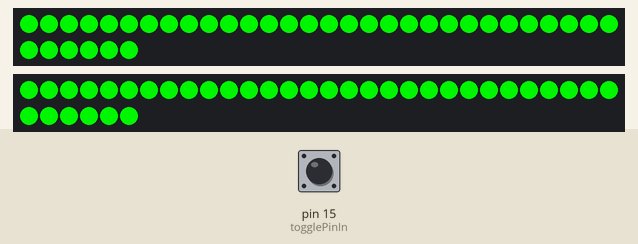
The sketch below on a simulated Arduino Uno, built with avr-gcc and run on an emulated ATmega328P. Shown: 2 × 36 RGB LEDs in strip order, left to right, continuing on the next row. The inputs (shaded band) are chosen by the test bench; at power-on: pin 15 (togglePinIn) HIGH. The strip is taken to match the declared colour order.

Above: at 1.2 s.
1.3 s: pin 15 (togglePinIn) driven LOW
At 1.61 s:
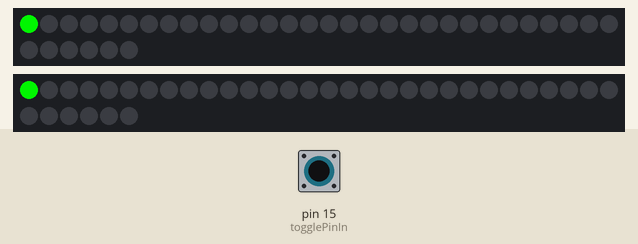
3.4 s: pin 15 (togglePinIn) pulsed HIGH 5 times (0.12 s each, 0.3 s apart)
At 5.8 s:
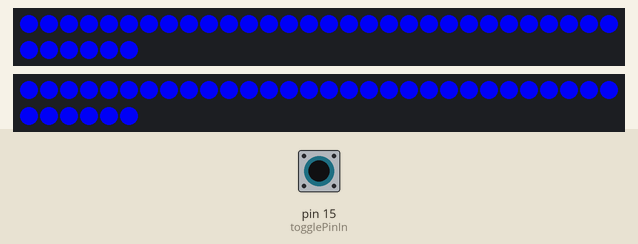
6.4 s: pin 15 (togglePinIn) pulsed HIGH 2 times (0.12 s each, 0.3 s apart)
At 7.5 s:
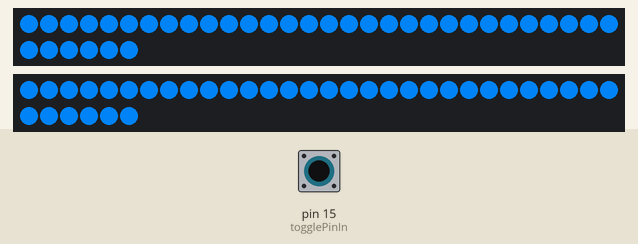
Timing chart, 0 to 9.4 s (numbered marks = the images above; inputs shaded):
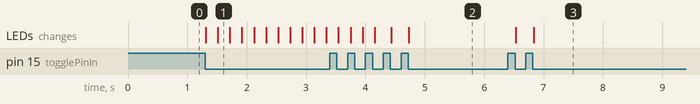

The sketch:

LED_project.ino
```cpp
#include <Adafruit_NeoPixel.h>

#define neoPinLeft 16
#define neoPinRight 17
#define togglePinIn 15

int brightness = 225;
//36
int leftMax = 36;
int rightMax = 36;
//bool toggle = false;
//toggle settings

int previous;
long time = 0;
long debounce = 200;
int currentColor = 1;
int numberOfColors = 4;
int maxEffects = 2;

int groupOne[3] = {0,leftMax, 'L'};
int groupTwo[3] = {0,rightMax, 'R'};


Adafruit_NeoPixel stripLeft = Adafruit_NeoPixel(leftMax, neoPinLeft, NEO_RGB);
Adafruit_NeoPixel stripRight = Adafruit_NeoPixel(rightMax, neoPinRight, NEO_RGB);
uint32_t red = stripLeft.Color(225, 0, 0);
uint32_t blue = stripLeft.Color(0, 225, 0);
uint32_t green = stripLeft.Color(0, 0, 225);
uint32_t off = stripLeft.Color(0, 0, 0);
uint32_t purple = stripLeft.Color(0, 120, 225);
uint32_t color;
//const int numOfGroups = 4;
//const int globalGroup[numOfGroups];

int testArray[2] = {0, leftMax};
int groupArray[2][3];

int masterArray[2][4];

int previousEffect;
int currentEffect;

int colorSave;

int currentWipeIndex;
int colorWipeDelay = 200;
int colorWipeDelaySingle = 70;

void setup() {

  Serial.begin(9600);

  pinMode(togglePinIn, INPUT_PULLUP);

  stripLeft.begin();
  stripLeft.show();

  stripRight.begin();
  stripRight.show();

  //force a state for init
  currentEffect = 2;
  effectsPick(false);
}

void loop() {

  buttonInput();

  if (currentEffect == 1 || currentEffect == 2); {
    effectsPick(true);
  }
  stripLeft.show();
  stripRight.show();
}

//group flag will return 76 and 82, not sure why even tho it's pulling the correct start and end values for the array index based on group, why?
int setGroup(int groupArray[2][4]) {
  for(int group = 0; group <= 1; group++){
    int currentPixleGroupStart = groupArray[group][0];
    int currentPixleGroupEnd = groupArray[group][1];
    int currentPixleSide = groupArray[group][2];
    //Serial.print("current Group " + String(group) + " | current group flag " + String(groupArray[group][3]) + " | currentPixleGroupStart " + String(currentPixleGroupStart) + " | currentPixleGroupEnd " + String(currentPixleGroupEnd) + " | currentPixleSide " + String(currentPixleSide) +"\n");
    //Serial.print("currentColor | " + String(currentColor) + "\n");
    for(int x = currentPixleGroupStart; x <= currentPixleGroupEnd ; x++) {
      if (groupArray[group][3] == 1) {
        setPixle(x, currentPixleSide);
        //Serial.print(String(x) + "\n");
      }
    }
    //groupArray[group][2] = 0;
  }
}

void setPixle(int pixelIndex, char side) {
  if (side == 'L')
    stripLeft.setPixelColor(pixelIndex, colorPick(currentColor));
  if (side == 'R')
    stripRight.setPixelColor(pixelIndex, colorPick(currentColor));
  if (side == 'B')
    stripLeft.setPixelColor(pixelIndex, colorPick(currentColor));
    stripRight.setPixelColor(pixelIndex, colorPick(currentColor));
}

void buttonInput(){
  bool reading = digitalRead(togglePinIn);
  int returnedButtonState = pressCheck(reading, previous);
  if (returnedButtonState != 4)
    //Serial.print(String(returnedButtonState) + "\n");
  //runs once returnedButtonState returns a change
  if (returnedButtonState != 4 && returnedButtonState != 2) {
   currentColor = setColor(returnedButtonState);
   effectsPick(true);
  } else if (returnedButtonState == 2) {
   effectsPick(false);
  }
  if (returnedButtonState == 0) {
    currentEffect = 0;
    currentColor = 0;
  }

  previous = reading;
}

uint32_t colorPick(int x) {
  switch (x) {
    case 0: return stripLeft.Color(0, 0, 0); //off, needs to be first, hold button seems to defualt to 0
      break;
    case 1: return stripLeft.Color(0, 225, 0); //red
      break;
    case 2: return stripLeft.Color(0, 0, 225); //blue
      break;
    case 3: return stripLeft.Color(225, 0, 0); //green
      break;
    case 4: return stripLeft.Color(0, 120, 225); //purple
      break;
    case 5: return colorPick(2);
  }
}

void effectsPick(bool refresh) {
  //Serial.print("refresh | " + String(refresh) + "\n");
  //Serial.print("currentEffectStart | " + String(currentEffect) + "\n");
  //Serial.print("previouseEffect | " + String(previousEffect) + "\n");
  if (!refresh) {
  clearStrip();
  currentEffect++;
  }

  if (currentEffect > maxEffects){
    currentEffect = 0;
  }

  switch (currentEffect) {
    case 0:
      if (!refresh) {

        masterArray[0][0] = groupOne[0];
        masterArray[0][1] = groupOne[1];
        masterArray[0][2] = groupOne[2];
        masterArray[0][3] = 1;

        masterArray[1][0] = groupTwo[0];
        masterArray[1][1] = groupTwo[1];
        masterArray[1][2] = groupTwo[2];
        masterArray[1][3] = 1;
      }
      setGroup(masterArray);
    break;
    case 1:
      if (!refresh) {
        currentWipeIndex = 0;
        currentColor = 1;
      } else {
        setPixle(currentWipeIndex, 'B');
        currentWipeIndex++;
        if (currentWipeIndex > leftMax){
          currentWipeIndex = 0;
          setColor(1);
        }
        delay(colorWipeDelay);
      }
    break;
    case 2:
      Serial.print("currentWipeIndex |" + String(currentWipeIndex) + "\n");
      if (!refresh) {
        currentWipeIndex = 0;
        currentColor = 1;
      } else {
        setPixle(currentWipeIndex, 'B');
        if (currentWipeIndex != 0) {
          colorSave = currentColor;
          currentColor = 0;
          setPixle(currentWipeIndex-1, 'B');
          currentColor = colorSave;
        } else {
          colorSave = currentColor;
          currentColor = 0;
          setPixle(leftMax, 'B');
          currentColor = colorSave;
        }
        currentWipeIndex++;
        if (currentWipeIndex > leftMax){
          currentWipeIndex = 0;
          //setColor(1);
        }
        delay(colorWipeDelaySingle);
      }
    break;
  }

  //Serial.print("currentEffectEnd | " + String(currentEffect) + "\n");
  previousEffect = currentEffect;
}

void clearStrip() {
  for(int x = 0; x < leftMax; x++){
    stripLeft.setPixelColor(x, colorPick(0));
  }
  for(int x = 0; x < rightMax; x++){
    stripRight.setPixelColor(x, colorPick(0));
  }
  stripLeft.show();
  stripRight.show();
}

//pressCheck will return what state the button is in based on how long it's been held down continusly, any break will reset the trimmer and return the current value it's on.
//-would like to find away to refactor the time logic-
int pressCheck(int reading, int previous){
  int buttonState;

  if (reading == previous && previous != 0 && time == 0) {
    time = millis();
  }

  if (time != 0 && (time + 1000) > millis()) {
    buttonState = 1;
  }
  else if (time != 0 && (time + 1000) < millis() && (time != 0 && (time + 2000) > millis())){
    buttonState = 2;
  } else {
    buttonState = 0;
  }
  if (reading != previous) {
    time = 0;
  }

  //check to ensure that buttonstate changed before returning a value
  if (previous == 1 && reading == 0) {
    return buttonState;
  } else {
    return 4;
  }
}

//no longer in use, minor refactor attempt for pressCheck
bool buttonHold(int time, int pause){
  if (time != 0 && (time + pause) > millis()){
    return true;
  } else {
    return false;
  }
}

int setColor(int currentButtonState) {
  switch(currentButtonState) {
      case 0:
        currentColor = 0;
      break;
      case 1:
         currentColor++;
      break;
    }

  if (currentColor > numberOfColors){
    currentColor = 1;
  }

  return currentColor;
}
```

Measured:
- after the input at 1.3 s, the LEDs: first change at once (image 1 shows a later state)
- after the input at 3.4 s, the LEDs: first differ from a run without the input after 0.76 s (image 2 shows a later state)
- after the input at 6.4 s, the LEDs: first change after 0.13 s (image 3 shows a later state)
